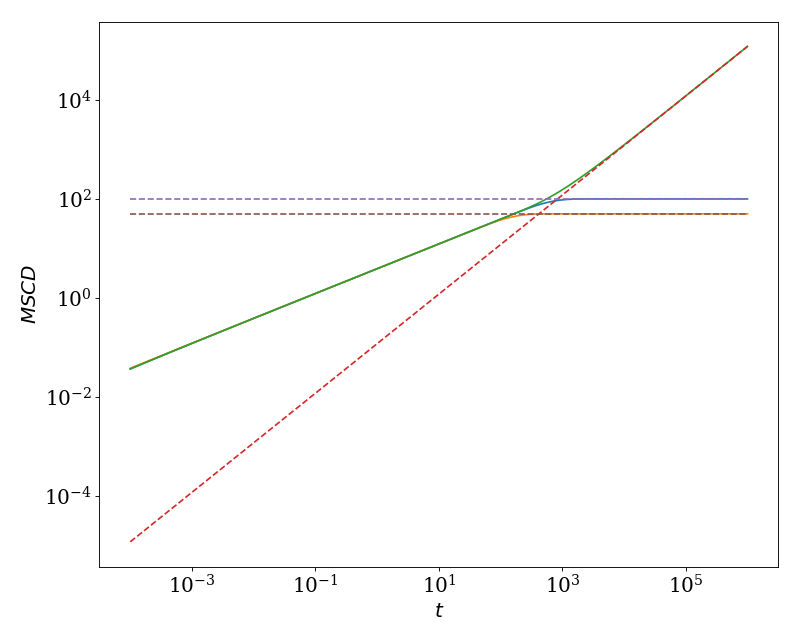

Write the Python code that produced this figure.
import matplotlib.pyplot as plt
import numpy as np
from wlcstat.poly_dyn import *

num_t = 100
t_val_0 = 1e-4
t_val_f = 1e6
t_val = np.logspace(np.log10(t_val_0), np.log10(t_val_f), num_t)
N=100
Ndel=25
mscdl = linear_mscd(t_val, 1, Ndel, N, 1, 20000)
mscdr = ring_mscd(t_val, 1, Ndel, N, 1, 20000)
msd = rouse_mid_msd(t_val, 1, N, 1, 10000)
mscdl_inf = 2 * 2 * Ndel
mscdr_inf = 2 * 1 / (1 / (2 * Ndel) + 1  / (N - 2 * Ndel))
plt.figure(figsize=(10,8))
font = {'family' : 'serif',
    'weight':'normal',
    'size': 18}
plt.rc('font', **font)
plt.loglog(t_val, mscdl)
plt.loglog(t_val, mscdr)
plt.loglog(t_val, 2 * msd)
plt.loglog(t_val, 2 * 6 * t_val /N,'--')
plt.loglog(t_val, mscdl_inf + 0*t_val,'--')
plt.loglog(t_val, mscdr_inf + 0*t_val,'--')
plt.xlabel(r'$t$')
plt.ylabel(r'$MSCD$')
plt.tight_layout()
plt.show()
